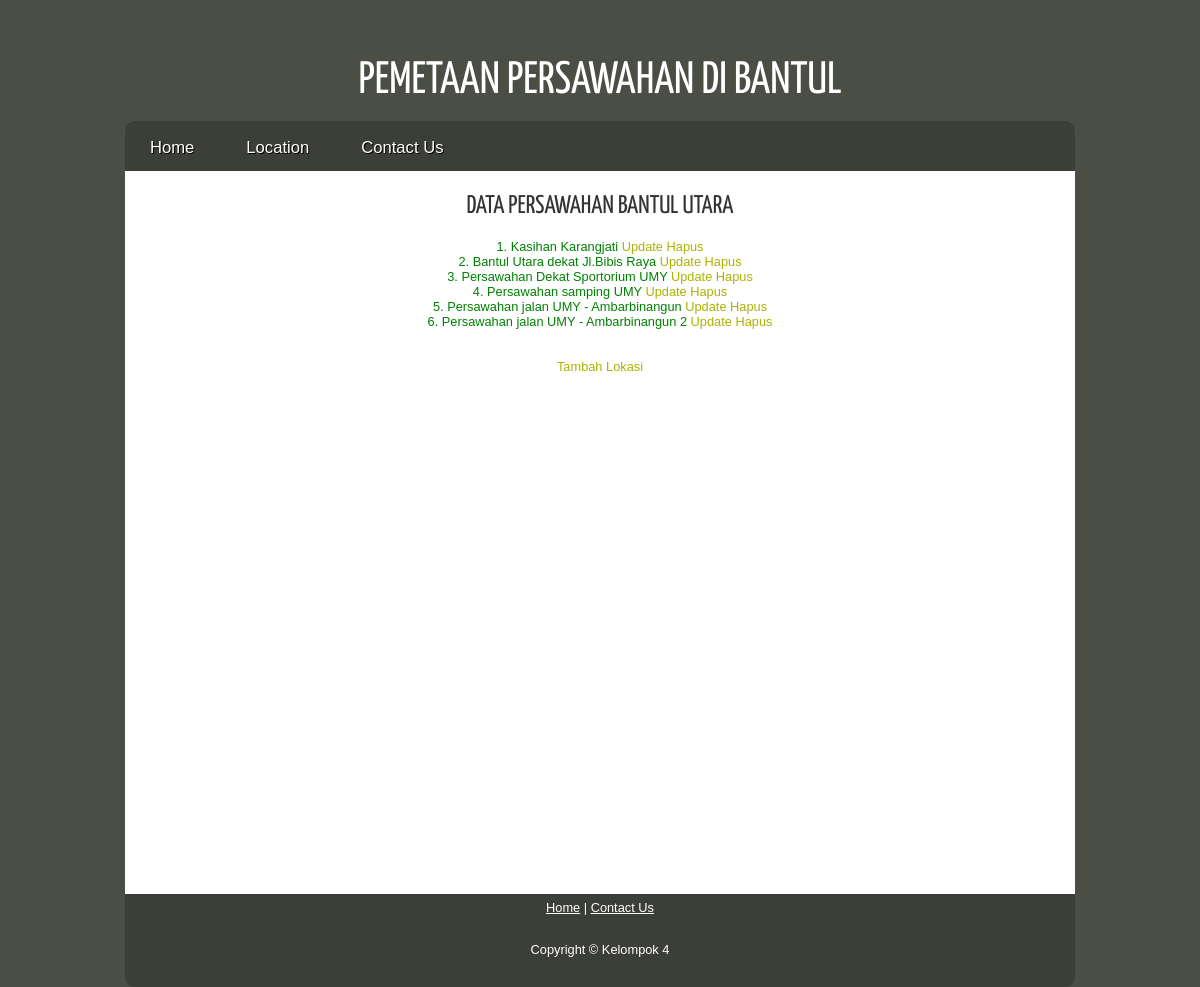
/bantulutara.php, run on the app's committed database.
### tables this page shows
CREATE TABLE IF NOT EXISTS `bantulutara` (
  `id` int(11) NOT NULL,
  `alamat` varchar(50) NOT NULL,
  `sudutx` varchar(30) NOT NULL,
  `suduty` varchar(30) NOT NULL,
  `lat` float(10,6) NOT NULL,
  `lng` float(10,6) NOT NULL
);

### bantulutara.php (the view, shortened to what this page needs)
<!DOCTYPE html>
<html>
  <head>
	<div id="logo">
        <h1><center><a href="index.html">PEMETAAN PERSAWAHAN DI BANTUL</a></center></h1>
		  <link rel="stylesheet" type="text/css" href="css/style.css" />
      </div>
      <nav><center>
        <ul class="sf-menu" id="nav">
          <li><a href="index.php">Home</a></li>
		  <li><a href="#">Location</a>
          </li>
          <li><a href="contact.html">Contact Us</a></li>
        </ul></center>
      </nav>
	 </head>
	  <?php
		$id=1;
		$page = isset($_GET['page']) ? $_GET['page'] : 1;
		$limit = 20;
		$mulai_dari = $limit * ($page - 1);
		$sql_limit = "select * from bantulutara order by id limit $mulai_dari, $limit";
		$hasil = mysql_query($sql_limit) or die(mysql_error());
		?>
	 <div id="content_item">
	 <body>
	 <center><h1>DATA PERSAWAHAN BANTUL UTARA</h1>
	 <?php $id=$id+(($page-1)*$limit);
	while ($data=mysql_fetch_array($hasil)){
	?>
	 <tr class="success">
		<td><?php echo $data['id']; ?></td>.
		<td><?php echo $data['alamat']; ?></td>
	<td>
	<a href= "updateutara.php?id=<?php echo $data['id'];?>" class="update">Update</a>
	<a href= "hapusutara.php?id=<?php echo $data['id'];?>" class="delete" onclick= "return confirm('Anda yakin menghapus data order <?php echo $data['alamat'];?>?')">Hapus</a>
	</td>
	   </tr>
	 <?php $id++;}
	?>
	<br></br>
	<td>
	 <a class="tambahlokasi" href="tambahut.php">Tambah Lokasi</a>
	 </td>
	 <br></br>
    <div id="map-canvas"></div>
  </body></div>
  <footer><center>
      <p><a href="index.php">Home</a> | <a href="contact.html">Contact Us</a></p>
      <p>Copyright &copy; Kelompok 4</a></p>
    </center></footer>
</html>

### css/style.css (style rules this page uses)
#map-canvas { width: 100%; height: 500px; position: relative; margin: auto; }
html { height: 100%; }
* { margin: auto; padding: 0; }
article, aside, figure, footer, header, hgroup, nav, section { display:block; }
body { font: normal .80em arial, sans-serif; background: #4A4E44; color: #008000; }
p { padding: 0 0 20px 0; line-height: 1.7em; }
h1, h2, h3, h4, h5, h6 { font: normal 170% arial, sans-serif; color: #FFF; margin: 0 0 15px 0; padding: 15px 0 5px 0; }
h1 { color: #333; font: 200% 'Yanone Kaffeesatz', arial, sans-serif; }
a { background: transparent; outline: none; text-decoration: none; color: #ACB200; }
ul { margin: 2px 0 22px 17px; }
ul li { list-style-type: circle; margin: 0 0 6px 0; padding: 0 0 4px 5px; }
#main, header, #logo, nav, #site_content, footer { margin-left: auto; margin-right: auto; }
#logo { width: 900px; position: relative; height: 50px; background: transparent; padding: 35px 25px; }
#logo h1 { float: left; width: 100%; font: normal 355% 'Yanone Kaffeesatz', arial, sans-serif; }
#logo h1 a { text-decoration: none; color: #FFF; }
nav { float: center; height: 50px; width: 950px; margin: 1px auto 0 auto; border-radius: 10px 10px 0 0; -moz-border-radius: 10px 10px 0 0; -webkit-border: 10px 10px 0 0; background: url(../images/menubar.png); }
#content_item { width: 950px; background-color: white; padding: 3px 0px 5px; }
footer { width: 950px; font: normal 100% arial, sans-serif; height: 85px; padding: 3px 0 5px 0; text-align: center; color: #FFF; line-height: 14px; border-radius: 0 0 10px 10px; -moz-border-radius: 0 0 10px 10px; -webkit-border: 0 0 10px 10px; background: transparent url(../images/footer.png) repeat; }
footer a, footer a:hover { color: #FFF; text-decoration: underline; }
ul.sf-menu,ul.sf-menu * { margin: 0; padding: 0; }
ul.sf-menu { display: block; position: relative; }
ul.sf-menu li { display: block; list-style: none; float: left; position: relative; }
ul.sf-menu a { display: block; position: relative; }
ul#nav { float: left; }
ul#nav li a { padding:15px 25px 15px 25px; font: 130% arial,verdana,sans; text-shadow:1px 1px #000; text-decoration:none; color:#FFF; margin-right: 2px; }

### bantulutara.php (style rules this page uses)
#map-canvas { width: 100%; height: 500px; position: relative; margin: auto; }

### data on the page
bantulutara: id "1", alamat "Kasihan Karangjati"
bantulutara: id "2", alamat "Bantul Utara dekat Jl.Bibis Raya"
bantulutara: id "3", alamat "Persawahan Dekat Sportorium UMY"
bantulutara: id "4", alamat "Persawahan samping UMY"
bantulutara: id "5", alamat "Persawahan jalan UMY - Ambarbinangun"
bantulutara: id "6", alamat "Persawahan jalan UMY - Ambarbinangun 2"
